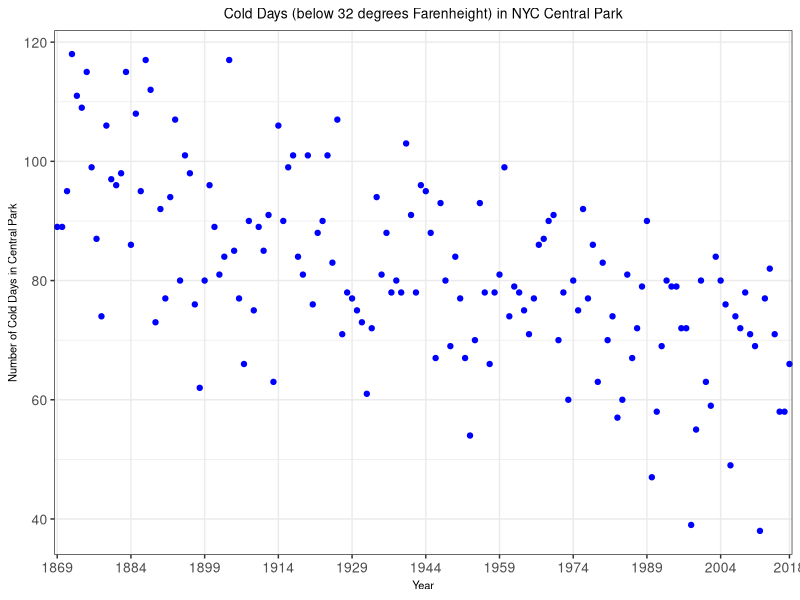
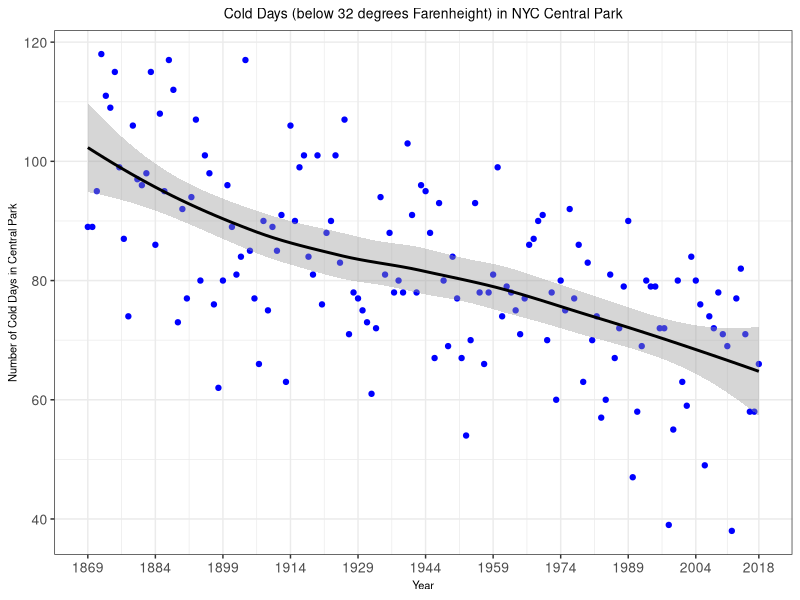

These figures' R source, in order:
#3. Use the GenForward survey data (genforward sept 2017.sav) to answer the following 
#questions. If you need to do any data cleaning before performing these calculations,
#please include that code in your R script.

#You do not need to consider survey weights for any of the answers in this question. 
#Also, be sure that you are careful about how you handle people who did not answer 
#particular questions.

library(readr)
library(readxl)
library(tidyverse)
library(dplyr)
library(haven)

setwd("C:/Users/hussainsarfraz/Desktop/DATA 210")
genforward_2017 <-  read_sav('genforward sept 2017.sav')
genforward_2017_tidy <- genforward_2017

############################################## long data testing

#not long data since GenF_ID is not repeated
#genforward_2017[1,]==genforward_2017[2,]

#not long data since none of the rows are repeated
#sort(table(genforward_2017$GenF_ID),decreasing=T)

############################################## making all column names lowercase

names(genforward_2017_tidy) <- tolower(names(genforward_2017_tidy))
#view(genforward_2017_tidy)

############################################## giving variables more descriptive names
#attributes(genforward_2017$Q1)

genforward_2017_tidy <- rename(genforward_2017_tidy,
                               candidate.vote = q0)
#view(genforward_2017_tidy)

############################################## sub "_" in col names to "."
names(genforward_2017_tidy) <- gsub("_",".",names(genforward_2017_tidy))

#view(genforward_2017_tidy)

############################################## summary() to see each variable type
summary(genforward_2017_tidy)

#string variables/columns (rest are numeric)
#device, state, timezone, 

############################################## seeing if stings don't have unnecessary spaces
table(nchar(genforward_2017_tidy$state))


#a) What percent of the sample strongly approved or somewhat approved of the way that
#President Trump is handling his job as president (using question Q1)?
attributes(genforward_2017_tidy$q1)

respondent.percent <- prop.table(table(genforward_2017_tidy$q1))*100 
respondent.percent[1]+respondent.percent[2]

############################################## replacing some values to NA and then testing to see if it worked
#77=DON'T KNOW | 98=SKIPPED ON WEB | 99=refused
genforward_2017_tidy$q1[genforward_2017_tidy$q1 %in% c(77,98,99)] <- NA

table(genforward_2017_tidy$q1)

############################################## checking is rows total respondents are correct
nrow(genforward_2017_tidy)
nrow(genforward_2017)

############################################## getting answer
unique(genforward_2017_tidy$q1)
nrow(subset(genforward_2017_tidy, q1==1 | q1==2))/nrow(genforward_2017_tidy)*100


# genforward_2017_tidy %>%
#   group_by(q1) %>%
#   summarize(total.count = n()) %>%
#   mutate(overall.total = sum(total.count),
#          percent = total.count/overall.total*100) %>%
#   filter(q1==1|q1==2) %>%
#   transmute(sum= sum(percent))

# view(genforward_2017_tidy)

#b) What percentage of Republican men "strongly approve" or "somewhat approve" of the way
#Trump is handling his job as president? What is this percentage for Republican women? 
#What percentage of Republican men and Republican women (separately) "somewhat disapprove"
#or "strongly disapprove" of Trump? For this question, you should use the PartyID7 
#variable and consider anybody who is in the "Lean Republican", "Moderate Republican",
#or "Strong Republican" categories to be a Republican.

attributes(genforward_2017$Q1)
attributes(genforward_2017$gender)
attributes(genforward_2017$PartyID7)

#Strongly approve = 1 | Somewhat approve = 2
#Somewhat disapprove = 4 | Strongly disapprove = 5
# male = 1 | female = 2
# "Lean Republican", "Moderate Republican", or "Strong Republican" 5,6,7

############################################## getting answer for male trump approval
male.trump.approval <- genforward_2017_tidy %>%
  filter(q1==1|q1==2 &
         gender==1 &
         partyid7==5|partyid7==6|partyid7==7) %>%
  nrow()

male.trump.approval/nrow(genforward_2017_tidy)*100

############################################## getting answer for female trump approval
female.trump.approval <- genforward_2017_tidy %>%
  filter(q1==1|q1==2 &
           gender==2 &
           partyid7==5|partyid7==6|partyid7==7) %>%
  nrow()

female.trump.approval/nrow(genforward_2017_tidy)*100

############################################## getting answer for male trump dis-approval
male.trump.disapproval <- genforward_2017_tidy %>%
  filter(q1==4|q1==5 &
           gender==1 &
           partyid7==5|partyid7==6|partyid7==7) %>%
  nrow()

male.trump.disapproval/nrow(genforward_2017_tidy)*100

############################################## getting answer for female trump dis-approval
female.trump.disapproval <- genforward_2017_tidy %>%
  filter(q1==4|q1==5 &
           gender==2 &
           partyid7==5|partyid7==6|partyid7==7) %>%
  nrow()

female.trump.disapproval/nrow(genforward_2017_tidy)*100


# c) Which two issues did 2016 Trump voters indicate were the most important problems facing the
# country? What percentage of Trump voters listed each of these two issues as the top issue?
view(genforward_2017_tidy)
attributes(genforward_2017$Q13_1)
unique(genforward_2017$Q13_1)
attributes(genforward_2017_tidy$q13.1)
attributes(genforward_2017_tidy$q13.2)

############################################## going from wide->long
genforward_2017_tidy <- gather(genforward_2017_tidy,
       key = 'important.issue.topic',
       value = 'important.issue.value',
       paste0('q13.',1:22)) 

############################################## only zero and ones in column. no other value
unique(genforward_2017_tidy$important.issue.value)

############################################## removing zero in column
genforward_2017_tidy <- genforward_2017_tidy[!(genforward_2017_tidy$important.issue.value == 0) , ]

############################################## removing important.issue.value column
genforward_2017_tidy$important.issue.value <- NULL

############################################## replacing some values to NA and then testing to see if it worked
#77=DON'T KNOW | 98=SKIPPED ON WEB | 99=refused
genforward_2017_tidy$candidate.vote[genforward_2017_tidy$candidate.vote %in% c(77,98,99)] <- NA

############################################## seeing what number represents trump
unique(genforward_2017_tidy$candidate.vote)

############################################## creating trump only dataset
trump.vote.only <- subset(genforward_2017_tidy, candidate.vote == 2)

############################################## total no. of trump voters
nrow(trump.vote.only)

############################################## seeing two most important issue
sort(table(trump.vote.only$important.issue.topic),decreasing = T)

attributes(genforward_2017$Q13_21)
attributes(genforward_2017$Q13_6)

#[Terrorism and homeland security]       [Health care]
# q13.21                             and q13.6
#    43                                   25

############################################## answer
43/nrow(trump.vote.only)*100 # 18.22034
25/nrow(trump.vote.only)*100 # 10.59322
(43+25)/nrow(trump.vote.only)*100 # 28.81356


view(genforward_2017_tidy)

#   d) What percentage of 2016 Clinton voters listed these two issues are the most important problem
# facing the country?
############################################## creating clinton only dataset
clinton.vote.only <- subset(genforward_2017_tidy, candidate.vote == 1)

############################################## total no. of clinton voters
nrow(clinton.vote.only)

############################################## seeing two most important issue
nrow(subset(clinton.vote.only, important.issue.topic=='q13.21'))/nrow(clinton.vote.only)*100
nrow(subset(clinton.vote.only, important.issue.topic=='q13.6'))/nrow(clinton.vote.only)*100
#4.454865
#13.59906

(nrow(subset(clinton.vote.only, important.issue.topic=='q13.21'))+nrow(subset(clinton.vote.only, important.issue.topic=='q13.6')))/nrow(clinton.vote.only)*100

nrow(subset(clinton.vote.only, important.issue.topic=='q13.21'|important.issue.topic=='q13.6'))/nrow(clinton.vote.only)*100


#   e) What are the top three issues that women over 30 years old care about? Are these
#top issues the same for women aged 30 and under?
view(genforward_2017_tidy)
attributes(genforward_2017$gender)
############################################## seeing two most important issue
women.over.30 <- subset(genforward_2017_tidy, age > 30 & gender==2)

sort(table(women.over.30$important.issue.topic),decreasing = T)

#[Health care]            [Racism]          [Terrorism and homeland security]
# q13.6                    q13.14             q13.21
#    28                    26                 19

attributes(genforward_2017$Q13_6)
attributes(genforward_2017$Q13_14)
attributes(genforward_2017$Q13_21)
############################################## seeing two most important issue
women.under.30 <- subset(genforward_2017_tidy, age <= 30 & gender==2)

sort(table(women.under.30$important.issue.topic),decreasing = T)

#  [Racism]            [Health care]         [Environment and climate change]
#   q13.14                q13.6              q13.3
#    160                  98                 85

attributes(genforward_2017$Q13_14)
attributes(genforward_2017$Q13_6)
attributes(genforward_2017$Q13_3)

# For this exercise, we'll be working with daily weather data from a weather station in 
#New York City's Central Park. The station has been running continuously since January
#of 1869, so we'll be able to analyze 150 years of weather patterns. The data come from
#a dataset extraction tool provided by the National Oceanic and Atmospheric 
#Administration.3

# a. Begin by loading the temperature data.4 Use the separate() function to turn the 
#DATE variable into three separate variables for year, month, and date. Which years are
#missing at least one day of temperature data, and how many days are missing?
nyc.temperature <-  read_csv('nyc-central-park-temps.csv')
nyc.temperature.tidy <- nyc.temperature
names(nyc.temperature.tidy) <- tolower(names(nyc.temperature.tidy))

nyc.temperature.tidy <- separate(nyc.temperature.tidy,
                            col='date',
                            into = c('year','month','day'),
                            sep = '-') 

day.total.temp <- nyc.temperature.tidy %>%
  group_by(year) %>%
  summarize(total.days = n()) %>%
  arrange(total.days)

365 - day.total.temp[1,2]

#   b. Create a variable that tells us the difference between the highest and lowest 
#temperature for each day.Across the full dataset, what the average of this difference?

#Which day during this 150 year window had the biggest difference between the highest 
#and lowest temperature? 

#Averaging across years, which month tends to have the highest 
#average difference in daily high and low temperatures?
#------------------------------------------------------
#difference between the highest and lowest temperature for each day
nyc.temperature.tidy <- nyc.temperature.tidy %>%
  mutate(temp.diff = tmax - tmin)

#what the average of this difference?
sum(nyc.temperature.tidy$temp.diff)/nrow(nyc.temperature.tidy) #14.73218

#Which day during this 150 year window had the biggest difference between the highest 
#and lowest temperature?
nyc.temperature.tidy %>%
  group_by(day) %>%
  summarize(total.day.diff = sum(temp.diff)) %>%
  arrange(desc(total.day.diff))
  
  
nyc.temperature.tidy %>%
  arrange(desc(temp.diff)) #the 28th of March in 1921 had the biggest temperature difference of 48 degrees Fahrenheit


#Averaging across years, which month tends to have the highest 
#average difference in daily high and low temperatures?
nyc.temperature.tidy %>% 
  group_by(.,year, month) %>% 
  summarize(diff.total = sum(temp.diff),
            day.total = n()) %>%
  mutate(average.diff = diff.total/day.total) %>%
  arrange(desc(average.diff)) # month of may has the highest ave. temp diff

#c. Load and merge in the precipitation data. What type of merge does it mark sense
#to perform? Which variable(s) will you merge on? Perform the merge, then use the
#results to figure out how many days in the past 150 years had a high temperature of at
#least 50 degrees and received at least 1 inch of snowfall.
nyc.precipitation <-  read_csv('nyc-central-park-precipitation.csv')
nyc.precipitation.tidy <- nyc.precipitation
names(nyc.precipitation.tidy) <- tolower(names(nyc.precipitation.tidy))

nyc.precipitation.tidy <- separate(nyc.precipitation.tidy,
         col='date',
         into = c('year','month','day'),
         sep = '-') 

# anti_join(x = nyc.precipitation.tidy, 
#           y = nyc.temperature.tidy , 
#           by = c('year','month','day'))

nyc.temp.percip.merge <- merge(x = nyc.temperature.tidy, 
      y = nyc.precipitation.tidy, 
      by = c('year','month','day'),
      all = T)

#how many days in the past 150 years had a high temperature of at
#least 50 degrees and received at least 1 inch of snowfall.

  nyc.temp.percip.merge %>%
  filter(tmax>=50 & snow>=1) %>%
    nrow() #25 days

# d. Aggregate the data by month to figure out what percentage of days have had 
#preciptation since 1869. Your resulting dataset should have 12 rows (one per month).
#You should use the PRCP variable (and ignore the SNOW variable). Which month tends to
#have the most rainy days in New York City? What percentage of days does it usually
#rain in this month? And which month tends to be the dryest (i.e. fewest days with
#precipitation)? What percentage?
  
days.since.1869 <-  nyc.temp.percip.merge %>% 
    filter(year>=1869) %>%
  nrow()

percip.by.month <-  nyc.temp.percip.merge %>% 
    filter(prcp > 0 & year>=1869) %>%
    group_by(., month) %>% 
    summarize(percip.days = n()) 

#what percentage of days have had preciptation since 1869
sum(percip.by.month$percip.days)/days.since.1869*100#33.12708% days have precipitation since 1869

# Which month tends to have the most rainy days in New York City?
arrange(percip.by.month,desc(percip.days)) #march has the most rainy days
#What percentage of days does it usually rain in this month?
percip.by.month[3,2]/days.since.1869*100#3.092031% 

#And which month tends to be the dryest (i.e. fewest days with precipitation)? 
#What percentage?
arrange(percip.by.month,percip.days) #september has the least rainy days/is dry
percip.by.month[9,2]/days.since.1869*100#2.296207% 
  
##################### to check if my count worked
  # nyc.temp.percip.merge %>% 
  #   mutate(day.count = 1) %>% 
  #   filter(prcp > 0 & year>=1869) %>%
  #   group_by(., month) %>% 
  #   summarize(percip.days = sum(day.count)) 
  
# e. Use aggregation to figure out how many days in each year since 1869 had a low
#temperature of 32 degree or below. Use the plot() function or ggplot2 to make a simple
#graph of the relationship between the year (on the x-axis) and the number of cold days
#in Central Park (on the y-axis). What pattern do you notice in this graph?

nyc.temp.percip.merge %>% 
  filter(tmin <= 32 & year>=1869) %>%
  group_by(., year) %>% 
  summarize(low.32temp.days = n()) %>%
  ggplot(mapping = aes(x=year,y=low.32temp.days)) +
  geom_point(color='blue') +
  xlab("Year") + 
  ylab("Number of Cold Days in Central Park") +
  scale_x_discrete(breaks=c(1869,1884,1899,1914,1929,1944,1959,1974,1989,2004,2018)) +
  ggtitle("Cold Days (below 32 degrees Farenheight) in NYC Central Park") +
  theme_bw() +
  theme(plot.title = element_text(hjust = 0.5)) +
  theme(axis.text.x = element_text(size = 10),
        axis.text.y = element_text(size = 10),
        axis.title.x = element_text(size = 8),
        axis.title.y = element_text(size = 8),
        plot.title = element_text(size = 10)) 

#### DOES NOT WORK BECAUSE OF geom_smooth()
nyc.temp.percip.merge %>%
  filter(tmin <= 32 & year>=1869) %>%
  group_by(., year) %>%
  summarize(low.32temp.days = n()) %>%
  ggplot(mapping = aes(x=as.numeric(year),y=low.32temp.days)) +
  geom_point(color='blue') +
  geom_smooth(color='black') +
  xlab("Year") +
  ylab("Number of Cold Days in Central Park") +
  scale_x_continuous(breaks=c(1869,1884,1899,1914,1929,1944,1959,1974,1989,2004,2018)) +
  ggtitle("Cold Days (below 32 degrees Farenheight) in NYC Central Park") +
  theme_bw() +
  theme(plot.title = element_text(hjust = 0.5)) +
  theme(axis.text.x = element_text(size = 10),
        axis.text.y = element_text(size = 10),
        axis.title.x = element_text(size = 8),
        axis.title.y = element_text(size = 8),
        plot.title = element_text(size = 10))